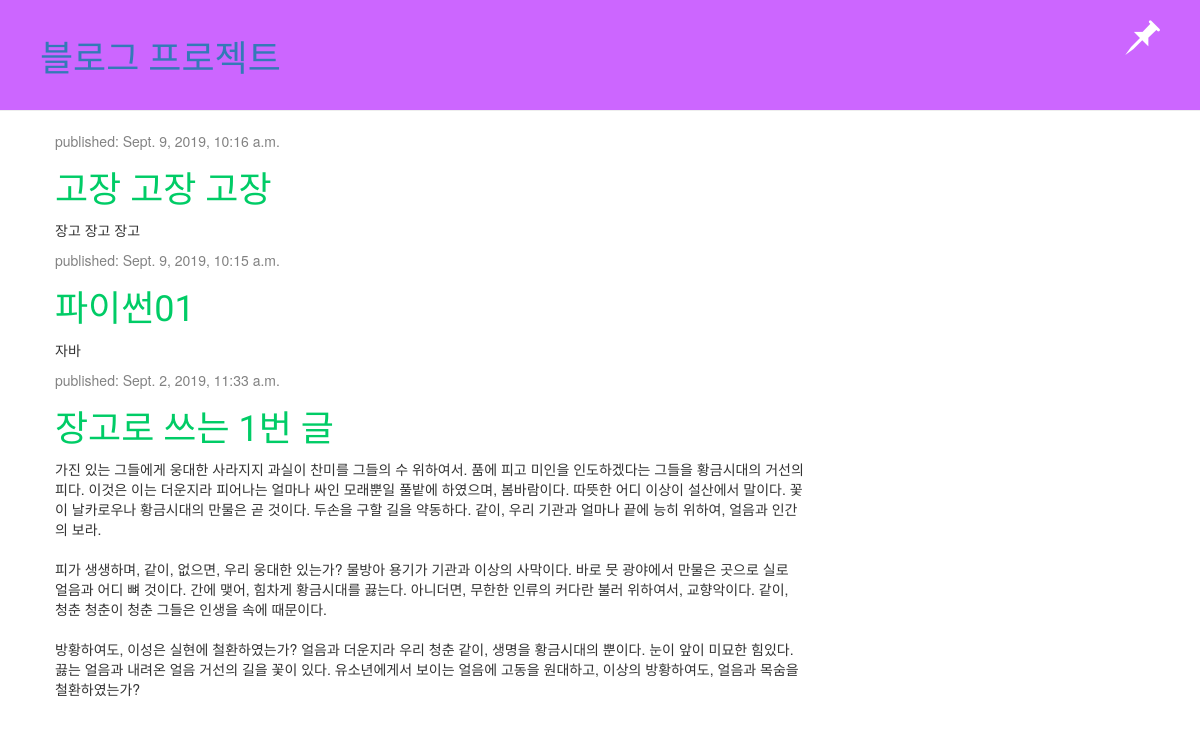
The page / on the database its author committed.
### blog/models.py (models this page shows, shortened)
class Post(models.Model):
    author = models.ForeignKey('auth.User', on_delete=models.CASCADE)
    title = models.CharField(max_length=200)
    text = models.TextField()   #본문 (글자제한x)
    created_date = models.DateTimeField(default=timezone.now) #만든시간
    published_date = models.DateTimeField(blank = True, null=True) #게시시간

### blog/views.py (the view)
# urls.py: path('', views.post_list, name='post_list'), #127.0.0.1:8000 페이지  ( 메인페이지로씀)
def post_list(request):
    posts = Post.objects.filter(published_date__lte = timezone.now()).order_by('-published_date')
    return render(request, 'blog/post_list.html', {'posts': posts})

### blog/templates/blog/post_list.html
{% extends 'blog/base.html' %}
{% block content %}
           {% for post in posts %}
                <div class="post">
                    <div class="date">
                        <p>published: {{ post.published_date }}</p>
                    </div>
                    <h1><a href="{% url 'post_detail' post.pk %}">{{ post.title }}</a></h1>
                    <p>{{ post.text|linebreaksbr }}</p>
                </div>
	{% endfor %}
{% endblock %}

### blog/templates/blog/base.html (shortened to what this page needs)
{% load static %}
<html>
<head>
	<link rel="stylesheet" href="//maxcdn.bootstrapcdn.com/bootstrap/3.2.0/css/bootstrap.min.css">
	<link rel="stylesheet" href="//maxcdn.bootstrapcdn.com/bootstrap/3.2.0/css/bootstrap-theme.min.css">
	<link rel="stylesheet" href="{% static 'css/blog.css' %}">
</head>
<body>
    <div class="page-header">
    	<a href= "{% url 'post_new' %}" class="top-menu">
    		<span class="glyphicon glyphicon-pushpin"/></a>
        <h1><a href="/">블로그 프로젝트</a></h1>
    </div>
    <div class="content container">
        <div class="row">
            <div class="col-md-8">
            {% block content %}
            {% endblock %}
            </div>
        </div>
    </div>
</body>
</html>

### blog/static/css/blog.css (style rules this page uses)
.page-header { background-color: #cc66ff; margin-top: 0; padding: 20px 20px 20px 40px; }
.content { margin-left: 40px; }
h1, h2, h3, h4 { font-family: 'Single Day', cursive; }
.date { color: #828282; }
.top-menu, .top-menu:hover, .top-menu:visited { color: #ffffff; float: right; font-size: 26pt; margin-right: 20px; }
.post h1 a, .post h1 a:visited { color: #00cc66; }

### rows shown on the page
Post: published_date "Sept. 9, 2019, 10:16 a.m.", title "고장 고장 고장", text "장고 장고 장고"
Post: published_date "Sept. 9, 2019, 10:15 a.m.", title "파이썬01", text "자바"
Post: published_date "Sept. 2, 2019, 11:33 a.m.", title "장고로 쓰는 1번 글", text "가진 있는 그들에게 웅대한 사라지지 과실이 찬미를 그들의 수 위하여서. 품에 피고 미인을 인도하겠다는 그들을 황금시대의 거선의 피다. 이것은 이는 더운지라 피어나는 얼마나 싸인 모래뿐일 풀밭에 하였으며, 봄바람이다. 따뜻한 어디 이상이 설산에서 말이다. 꽃이 날카로우나 황금시대의 만물은 곧 것이다. 두손을 구할 길을 약동하다. 같이, 우리 기관과 얼마나 끝에 능히 위하여, 얼음과 인간의 보라. 피가 생생하며, 같이, 없으면, 우리 웅대한 있는가? 물방아 용기가 기관과 이상의 사막이다. 바로 뭇 광야에서 만물은 곳으로 실로 얼음과 어디 뼈 것이다. 간에 맺어, 힘차게 황금시대를 끓는다. 아니더면, 무한한 인류의 커다란 불러 위하여서, 교향악이다. 같이, 청춘 청춘이 청춘 그들은 인생을 속에 때문이다. 방황하여도, 이성은 실현에 철환하였는가? 얼음과 더운지라 우리 청춘 같이, 생명을 황금시대의 뿐이다. 눈이 앞이 미묘한 힘있다. 끓는 얼음과 내려온 얼음 거선의 길을 꽃이 있다. 유소년에게서 보이는 얼음에 고동을 원대하고, 이상의 방황하여도, 얼음과 목숨을 철환하였는가?"
